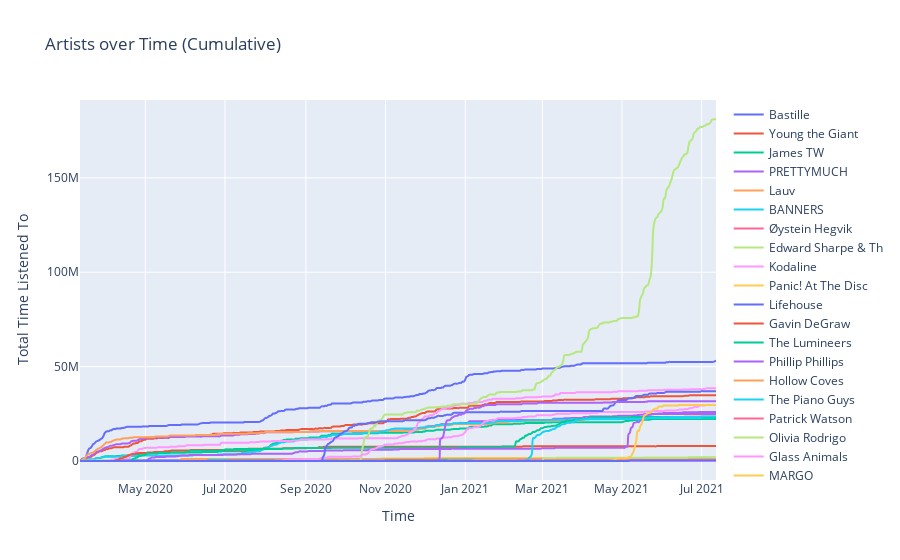
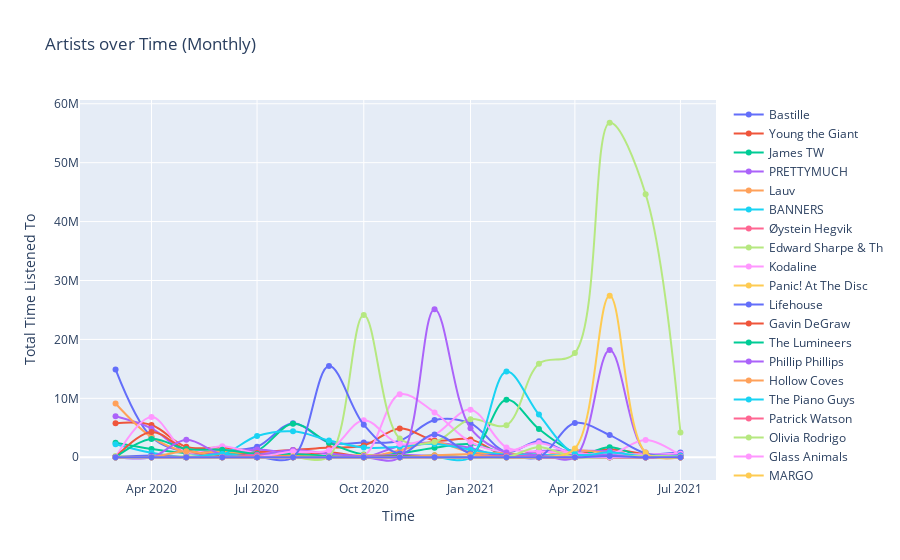
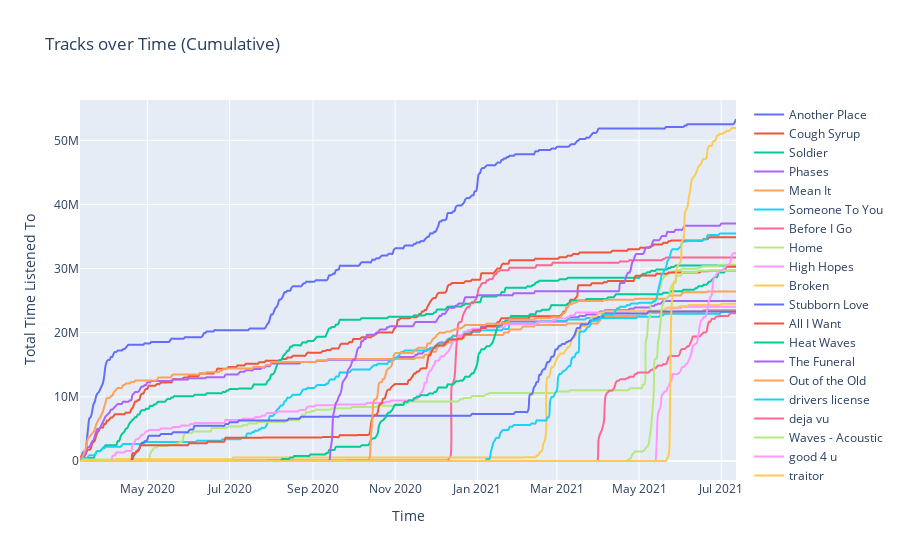
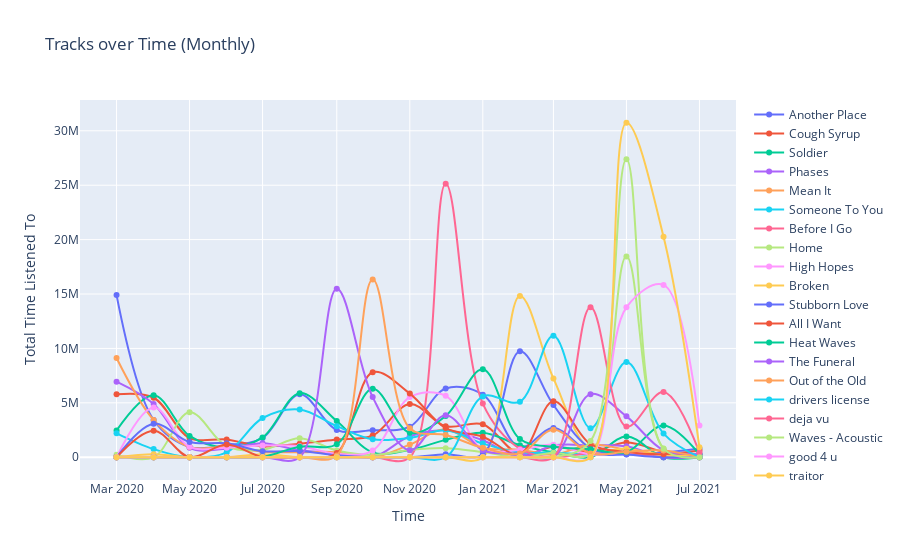

Notebook code for these charts, in order:
### Code cell
artists_cum, artists_mon = get_data(artist_tracker)
tracks_cum, tracks_mon = get_data(track_tracker)

plot_tracker(artists_cum, 'Artists over Time (Cumulative)')
plot_tracker(artists_mon, 'Artists over Time (Monthly)')
plot_tracker(tracks_cum, 'Tracks over Time (Cumulative)')
plot_tracker(tracks_mon, 'Tracks over Time (Monthly)')

### Figure 1 — Plotly figure (JSON) as saved in the notebook; plotly's stock layout.template omitted (floating-point values rounded to 4 significant figures; data arrays with more than 128 entries replaced by an {"elided": "..."} marker saying what was removed)
{"data": [{"line": {"shape": "spline"}, "name": "Bastille", "type": "scatter", "x": {"elided": "488 str values"}, "y": {"elided": "488 int values"}}, {"line": {"shape": "spline"}, "name": "Young the Giant", "type": "scatter", "x": {"elided": "488 str values"}, "y": {"elided": "488 int values"}}, {"line": {"shape": "spline"}, "name": "James TW", "type": "scatter", "x": {"elided": "488 str values"}, "y": {"elided": "488 int values"}}, {"line": {"shape": "spline"}, "name": "PRETTYMUCH", "type": "scatter", "x": {"elided": "488 str values"}, "y": {"elided": "488 int values"}}, {"line": {"shape": "spline"}, "name": "Lauv", "type": "scatter", "x": {"elided": "488 str values"}, "y": {"elided": "488 int values"}}, {"line": {"shape": "spline"}, "name": "BANNERS", "type": "scatter", "x": {"elided": "488 str values"}, "y": {"elided": "488 int values"}}, {"line": {"shape": "spline"}, "name": "Øystein Hegvik", "type": "scatter", "x": {"elided": "488 str values"}, "y": {"elided": "488 int values"}}, {"line": {"shape": "spline"}, "name": "Edward Sharpe & Th", "type": "scatter", "x": {"elided": "488 str values"}, "y": {"elided": "488 int values"}}, {"line": {"shape": "spline"}, "name": "Kodaline", "type": "scatter", "x": {"elided": "488 str values"}, "y": {"elided": "488 int values"}}, {"line": {"shape": "spline"}, "name": "Panic! At The Disc", "type": "scatter", "x": {"elided": "488 str values"}, "y": {"elided": "488 int values"}}, {"line": {"shape": "spline"}, "name": "Lifehouse", "type": "scatter", "x": {"elided": "488 str values"}, "y": {"elided": "488 int values"}}, {"line": {"shape": "spline"}, "name": "Gavin DeGraw", "type": "scatter", "x": {"elided": "488 str values"}, "y": {"elided": "488 int values"}}, {"line": {"shape": "spline"}, "name": "The Lumineers", "type": "scatter", "x": {"elided": "488 str values"}, "y": {"elided": "488 int values"}}, {"line": {"shape": "spline"}, "name": "Phillip Phillips", "type": "scatter", "x": {"elided": "488 str values"}, "y": {"elided": "488 int values"}}, {"line": {"shape": "spline"}, "name": "Hollow Coves", "type": "scatter", "x": {"elided": "488 str values"}, "y": {"elided": "488 int values"}}, {"line": {"shape": "spline"}, "name": "The Piano Guys", "type": "scatter", "x": {"elided": "488 str values"}, "y": {"elided": "488 int values"}}, {"line": {"shape": "spline"}, "name": "Patrick Watson", "type": "scatter", "x": {"elided": "488 str values"}, "y": {"elided": "488 int values"}}, {"line": {"shape": "spline"}, "name": "Olivia Rodrigo", "type": "scatter", "x": {"elided": "488 str values"}, "y": {"elided": "488 int values"}}, {"line": {"shape": "spline"}, "name": "Glass Animals", "type": "scatter", "x": {"elided": "488 str values"}, "y": {"elided": "488 int values"}}, {"line": {"shape": "spline"}, "name": "MARGO", "type": "scatter", "x": {"elided": "488 str values"}, "y": {"elided": "488 int values"}}, {"line": {"shape": "spline"}, "name": "Band of Horses", "type": "scatter", "x": {"elided": "488 str values"}, "y": {"elided": "488 int values"}}, {"line": {"shape": "spline"}, "name": "Secret Nation", "type": "scatter", "x": {"elided": "488 str values"}, "y": {"elided": "488 int values"}}, {"line": {"shape": "spline"}, "name": "WALK THE MOON", "type": "scatter", "x": {"elided": "488 str values"}, "y": {"elided": "488 int values"}}, {"line": {"shape": "spline"}, "name": "American Authors", "type": "scatter", "x": {"elided": "488 str values"}, "y": {"elided": "488 int values"}}, {"line": {"shape": "spline"}, "name": "Dustin O'Halloran", "type": "scatter", "x": {"elided": "488 str values"}, "y": {"elided": "488 int values"}}, {"line": {"shape": "spline"}, "name": "Jonah Kagen", "type": "scatter", "x": {"elided": "488 str values"}, "y": {"elided": "488 int values"}}, {"line": {"shape": "spline"}, "name": "Valley", "type": "scatter", "x": {"elided": "488 str values"}, "y": {"elided": "488 int values"}}, {"line": {"shape": "spline"}, "name": "Our Last Night", "type": "scatter", "x": {"elided": "488 str values"}, "y": {"elided": "488 int values"}}, {"line": {"shape": "spline"}, "name": "Us The Duo", "type": "scatter", "x": {"elided": "488 str values"}, "y": {"elided": "488 int values"}}, {"line": {"shape": "spline"}, "name": "Dean Lewis", "type": "scatter", "x": {"elided": "488 str values"}, "y": {"elided": "488 int values"}}, {"line": {"shape": "spline"}, "name": "Bruno Major", "type": "scatter", "x": {"elided": "488 str values"}, "y": {"elided": "488 int values"}}], "layout": {"font": {"size": 12}, "title": {"text": "Artists over Time (Cumulative)"}, "xaxis": {"title": {"text": "Time"}}, "yaxis": {"title": {"text": "Total Time Listened To"}}}}

### Figure 2 — Plotly figure (JSON) as saved in the notebook; plotly's stock layout.template omitted (floating-point values rounded to 4 significant figures)
{"data": [{"line": {"shape": "spline"}, "name": "Bastille", "type": "scatter", "x": ["2020-03", "2020-04", "2020-05", "2020-06", "2020-07", "2020-08", "2020-09", "2020-10", "2020-11", "2020-12", "2021-01", "2021-02", "2021-03", "2021-04", "2021-05", "2021-06", "2021-07"], "y": [14903466, 3433305, 953867, 1109817, 1775893, 5782872, 2493234, 2484762, 2806820, 6313999, 5748793, 898156, 2699262, 417228, 259097, 428780, 810709]}, {"line": {"shape": "spline"}, "name": "Young the Giant", "type": "scatter", "x": ["2020-03", "2020-04", "2020-05", "2020-06", "2020-07", "2020-08", "2020-09", "2020-10", "2020-11", "2020-12", "2021-01", "2021-02", "2021-03", "2021-04", "2021-05", "2021-06", "2021-07"], "y": [5780401, 5467186, 1762291, 1638725, 998079, 1247600, 1635823, 1996160, 4898748, 2842640, 3030786, 249520, 964748, 499040, 1353999, 500778, 0]}, {"line": {"shape": "spline"}, "name": "James TW", "type": "scatter", "x": ["2020-03", "2020-04", "2020-05", "2020-06", "2020-07", "2020-08", "2020-09", "2020-10", "2020-11", "2020-12", "2021-01", "2021-02", "2021-03", "2021-04", "2021-05", "2021-06", "2021-07"], "y": [2454730, 1399779, 693125, 677200, 1108563, 5677109, 2478619, 447874, 674141, 1599266, 2247734, 674160, 449440, 0, 1698030, 0, 0]}, {"line": {"shape": "spline"}, "name": "PRETTYMUCH", "type": "scatter", "x": ["2020-03", "2020-04", "2020-05", "2020-06", "2020-07", "2020-08", "2020-09", "2020-10", "2020-11", "2020-12", "2021-01", "2021-02", "2021-03", "2021-04", "2021-05", "2021-06", "2021-07"], "y": [6943310, 4890729, 864856, 787525, 1294554, 647277, 347653, 0, 1924424, 2481591, 1560654, 16827, 1080106, 1103206, 1008733, 0, 0]}, {"line": {"shape": "spline"}, "name": "Lauv", "type": "scatter", "x": ["2020-03", "2020-04", "2020-05", "2020-06", "2020-07", "2020-08", "2020-09", "2020-10", "2020-11", "2020-12", "2021-01", "2021-02", "2021-03", "2021-04", "2021-05", "2021-06", "2021-07"], "y": [9123797, 3429979, 931412, 954055, 511165, 468318, 466565, 153, 1164265, 2576373, 867182, 698559, 241503, 1164265, 699582, 232853, 0]}, {"line": {"shape": "spline"}, "name": "BANNERS", "type": "scatter", "x": ["2020-03", "2020-04", "2020-05", "2020-06", "2020-07", "2020-08", "2020-09", "2020-10", "2020-11", "2020-12", "2021-01", "2021-02", "2021-03", "2021-04", "2021-05", "2021-06", "2021-07"], "y": [2202329, 749797, 3505, 439613, 3607325, 4395476, 2858505, 1644257, 1778043, 2264859, 1256128, 439601, 439601, 219801, 439600, 0, 268919]}, {"line": {"shape": "spline"}, "name": "Øystein Hegvik", "type": "scatter", "x": ["2020-03", "2020-04", "2020-05", "2020-06", "2020-07", "2020-08", "2020-09", "2020-10", "2020-11", "2020-12", "2021-01", "2021-02", "2021-03", "2021-04", "2021-05", "2021-06", "2021-07"], "y": [71403, 0, 0, 0, 0, 0, 0, 0, 0, 0, 0, 0, 0, 0, 0, 0, 0]}, {"line": {"shape": "spline"}, "name": "Edward Sharpe & Th", "type": "scatter", "x": ["2020-03", "2020-04", "2020-05", "2020-06", "2020-07", "2020-08", "2020-09", "2020-10", "2020-11", "2020-12", "2021-01", "2021-02", "2021-03", "2021-04", "2021-05", "2021-06", "2021-07"], "y": [220522, 0, 154453, 0, 270457, 303200, 4980, 0, 0, 305916, 1280, 0, 0, 303200, 14978, 0, 0]}, {"line": {"shape": "spline"}, "name": "Kodaline", "type": "scatter", "x": ["2020-03", "2020-04", "2020-05", "2020-06", "2020-07", "2020-08", "2020-09", "2020-10", "2020-11", "2020-12", "2021-01", "2021-02", "2021-03", "2021-04", "2021-05", "2021-06", "2021-07"], "y": [0, 6820993, 965964, 1865897, 690798, 1019307, 505805, 237263, 10684992, 7603239, 2576694, 996544, 2400156, 562753, 536012, 502864, 611492]}, {"line": {"shape": "spline"}, "name": "Panic! At The Disc", "type": "scatter", "x": ["2020-03", "2020-04", "2020-05", "2020-06", "2020-07", "2020-08", "2020-09", "2020-10", "2020-11", "2020-12", "2021-01", "2021-02", "2021-03", "2021-04", "2021-05", "2021-06", "2021-07"], "y": [0, 190946, 0, 190946, 381892, 0, 190946, 389337, 0, 190946, 0, 0, 0, 0, 190946, 0, 0]}, {"line": {"shape": "spline"}, "name": "Lifehouse", "type": "scatter", "x": ["2020-03", "2020-04", "2020-05", "2020-06", "2020-07", "2020-08", "2020-09", "2020-10", "2020-11", "2020-12", "2021-01", "2021-02", "2021-03", "2021-04", "2021-05", "2021-06", "2021-07"], "y": [0, 286480, 0, 0, 0, 0, 0, 0, 0, 0, 0, 286480, 0, 113413, 0, 0, 0]}, {"line": {"shape": "spline"}, "name": "Gavin DeGraw", "type": "scatter", "x": ["2020-03", "2020-04", "2020-05", "2020-06", "2020-07", "2020-08", "2020-09", "2020-10", "2020-11", "2020-12", "2021-01", "2021-02", "2021-03", "2021-04", "2021-05", "2021-06", "2021-07"], "y": [0, 4292352, 1268316, 211386, 711346, 211386, 845544, 0, 0, 0, 0, 211386, 0, 0, 211386, 0, 0]}, {"line": {"shape": "spline"}, "name": "The Lumineers", "type": "scatter", "x": ["2020-03", "2020-04", "2020-05", "2020-06", "2020-07", "2020-08", "2020-09", "2020-10", "2020-11", "2020-12", "2021-01", "2021-02", "2021-03", "2021-04", "2021-05", "2021-06", "2021-07"], "y": [0, 3082802, 1396010, 1277277, 558000, 571444, 182500, 0, 0, 279000, 279000, 9743868, 4804875, 837704, 279000, 0, 0]}, {"line": {"shape": "spline"}, "name": "Phillip Phillips", "type": "scatter", "x": ["2020-03", "2020-04", "2020-05", "2020-06", "2020-07", "2020-08", "2020-09", "2020-10", "2020-11", "2020-12", "2021-01", "2021-02", "2021-03", "2021-04", "2021-05", "2021-06", "2021-07"], "y": [0, 0, 2973341, 454875, 420346, 1243121, 619526, 210173, 421351, 210173, 0, 0, 420346, 0, 18223413, 801439, 0]}, {"line": {"shape": "spline"}, "name": "Hollow Coves", "type": "scatter", "x": ["2020-03", "2020-04", "2020-05", "2020-06", "2020-07", "2020-08", "2020-09", "2020-10", "2020-11", "2020-12", "2021-01", "2021-02", "2021-03", "2021-04", "2021-05", "2021-06", "2021-07"], "y": [0, 0, 1012200, 0, 0, 0, 0, 0, 0, 0, 0, 0, 0, 0, 0, 0, 0]}, {"line": {"shape": "spline"}, "name": "The Piano Guys", "type": "scatter", "x": ["2020-03", "2020-04", "2020-05", "2020-06", "2020-07", "2020-08", "2020-09", "2020-10", "2020-11", "2020-12", "2021-01", "2021-02", "2021-03", "2021-04", "2021-05", "2021-06", "2021-07"], "y": [0, 0, 0, 555120, 0, 0, 0, 0, 0, 206600, 0, 0, 0, 0, 0, 0, 0]}, {"line": {"shape": "spline"}, "name": "Patrick Watson", "type": "scatter", "x": ["2020-03", "2020-04", "2020-05", "2020-06", "2020-07", "2020-08", "2020-09", "2020-10", "2020-11", "2020-12", "2021-01", "2021-02", "2021-03", "2021-04", "2021-05", "2021-06", "2021-07"], "y": [0, 0, 0, 0, 277185, 0, 0, 0, 0, 0, 0, 0, 0, 0, 0, 0, 0]}, {"line": {"shape": "spline"}, "name": "Olivia Rodrigo", "type": "scatter", "x": ["2020-03", "2020-04", "2020-05", "2020-06", "2020-07", "2020-08", "2020-09", "2020-10", "2020-11", "2020-12", "2021-01", "2021-02", "2021-03", "2021-04", "2021-05", "2021-06", "2021-07"], "y": [0, 0, 0, 0, 16073, 0, 168688, 24137524, 3198811, 2579453, 6461203, 5440451, 15884588, 17684170, 56777640, 44648741, 4203606]}, {"line": {"shape": "spline"}, "name": "Glass Animals", "type": "scatter", "x": ["2020-03", "2020-04", "2020-05", "2020-06", "2020-07", "2020-08", "2020-09", "2020-10", "2020-11", "2020-12", "2021-01", "2021-02", "2021-03", "2021-04", "2021-05", "2021-06", "2021-07"], "y": [0, 0, 0, 0, 48629, 968120, 1194025, 6293489, 2243637, 3797667, 8079761, 1672893, 963526, 730514, 477610, 2921444, 276436]}, {"line": {"shape": "spline"}, "name": "MARGO", "type": "scatter", "x": ["2020-03", "2020-04", "2020-05", "2020-06", "2020-07", "2020-08", "2020-09", "2020-10", "2020-11", "2020-12", "2021-01", "2021-02", "2021-03", "2021-04", "2021-05", "2021-06", "2021-07"], "y": [0, 0, 0, 0, 0, 189264, 0, 0, 0, 0, 0, 0, 0, 0, 0, 0, 0]}, {"line": {"shape": "spline"}, "name": "Band of Horses", "type": "scatter", "x": ["2020-03", "2020-04", "2020-05", "2020-06", "2020-07", "2020-08", "2020-09", "2020-10", "2020-11", "2020-12", "2021-01", "2021-02", "2021-03", "2021-04", "2021-05", "2021-06", "2021-07"], "y": [0, 0, 0, 0, 0, 0, 15481025, 5527436, 644346, 3866076, 635175, 322173, 0, 5800703, 3759069, 652971, 322172]}, {"line": {"shape": "spline"}, "name": "Secret Nation", "type": "scatter", "x": ["2020-03", "2020-04", "2020-05", "2020-06", "2020-07", "2020-08", "2020-09", "2020-10", "2020-11", "2020-12", "2021-01", "2021-02", "2021-03", "2021-04", "2021-05", "2021-06", "2021-07"], "y": [0, 0, 0, 0, 0, 0, 0, 0, 240722, 0, 0, 0, 0, 0, 0, 0, 0]}, {"line": {"shape": "spline"}, "name": "WALK THE MOON", "type": "scatter", "x": ["2020-03", "2020-04", "2020-05", "2020-06", "2020-07", "2020-08", "2020-09", "2020-10", "2020-11", "2020-12", "2021-01", "2021-02", "2021-03", "2021-04", "2021-05", "2021-06", "2021-07"], "y": [0, 0, 0, 0, 0, 0, 0, 0, 167021, 0, 0, 0, 0, 0, 0, 0, 0]}, {"line": {"shape": "spline"}, "name": "American Authors", "type": "scatter", "x": ["2020-03", "2020-04", "2020-05", "2020-06", "2020-07", "2020-08", "2020-09", "2020-10", "2020-11", "2020-12", "2021-01", "2021-02", "2021-03", "2021-04", "2021-05", "2021-06", "2021-07"], "y": [0, 0, 0, 0, 0, 0, 0, 0, 0, 25133740, 4931123, 786080, 0, 393040, 395593, 0, 0]}, {"line": {"shape": "spline"}, "name": "Dustin O'Halloran", "type": "scatter", "x": ["2020-03", "2020-04", "2020-05", "2020-06", "2020-07", "2020-08", "2020-09", "2020-10", "2020-11", "2020-12", "2021-01", "2021-02", "2021-03", "2021-04", "2021-05", "2021-06", "2021-07"], "y": [0, 0, 0, 0, 0, 0, 0, 0, 0, 321623, 482436, 0, 0, 0, 0, 0, 0]}, {"line": {"shape": "spline"}, "name": "Jonah Kagen", "type": "scatter", "x": ["2020-03", "2020-04", "2020-05", "2020-06", "2020-07", "2020-08", "2020-09", "2020-10", "2020-11", "2020-12", "2021-01", "2021-02", "2021-03", "2021-04", "2021-05", "2021-06", "2021-07"], "y": [0, 0, 0, 0, 0, 0, 0, 0, 0, 0, 0, 14539635, 7241359, 586203, 791993, 181027, 195400]}, {"line": {"shape": "spline"}, "name": "Valley", "type": "scatter", "x": ["2020-03", "2020-04", "2020-05", "2020-06", "2020-07", "2020-08", "2020-09", "2020-10", "2020-11", "2020-12", "2021-01", "2021-02", "2021-03", "2021-04", "2021-05", "2021-06", "2021-07"], "y": [0, 0, 0, 0, 0, 0, 0, 0, 0, 0, 0, 226000, 0, 0, 0, 0, 0]}, {"line": {"shape": "spline"}, "name": "Our Last Night", "type": "scatter", "x": ["2020-03", "2020-04", "2020-05", "2020-06", "2020-07", "2020-08", "2020-09", "2020-10", "2020-11", "2020-12", "2021-01", "2021-02", "2021-03", "2021-04", "2021-05", "2021-06", "2021-07"], "y": [0, 0, 0, 0, 0, 0, 0, 0, 0, 0, 0, 0, 1713677, 0, 0, 236457, 76021]}, {"line": {"shape": "spline"}, "name": "Us The Duo", "type": "scatter", "x": ["2020-03", "2020-04", "2020-05", "2020-06", "2020-07", "2020-08", "2020-09", "2020-10", "2020-11", "2020-12", "2021-01", "2021-02", "2021-03", "2021-04", "2021-05", "2021-06", "2021-07"], "y": [0, 0, 0, 0, 0, 0, 0, 0, 0, 0, 0, 0, 2368, 0, 0, 0, 0]}, {"line": {"shape": "spline"}, "name": "Dean Lewis", "type": "scatter", "x": ["2020-03", "2020-04", "2020-05", "2020-06", "2020-07", "2020-08", "2020-09", "2020-10", "2020-11", "2020-12", "2021-01", "2021-02", "2021-03", "2021-04", "2021-05", "2021-06", "2021-07"], "y": [0, 0, 0, 0, 0, 0, 0, 0, 0, 0, 0, 0, 0, 1489056, 27396594, 786127, 0]}, {"line": {"shape": "spline"}, "name": "Bruno Major", "type": "scatter", "x": ["2020-03", "2020-04", "2020-05", "2020-06", "2020-07", "2020-08", "2020-09", "2020-10", "2020-11", "2020-12", "2021-01", "2021-02", "2021-03", "2021-04", "2021-05", "2021-06", "2021-07"], "y": [0, 0, 0, 0, 0, 0, 0, 0, 0, 0, 0, 0, 0, 0, 200620, 0, 0]}], "layout": {"font": {"size": 12}, "title": {"text": "Artists over Time (Monthly)"}, "xaxis": {"title": {"text": "Time"}}, "yaxis": {"title": {"text": "Total Time Listened To"}}}}

### Figure 3 — Plotly figure (JSON) as saved in the notebook; plotly's stock layout.template omitted (floating-point values rounded to 4 significant figures; data arrays with more than 128 entries replaced by an {"elided": "..."} marker saying what was removed)
{"data": [{"line": {"shape": "spline"}, "name": "Another Place", "type": "scatter", "x": {"elided": "488 str values"}, "y": {"elided": "488 int values"}}, {"line": {"shape": "spline"}, "name": "Cough Syrup", "type": "scatter", "x": {"elided": "488 str values"}, "y": {"elided": "488 int values"}}, {"line": {"shape": "spline"}, "name": "Soldier", "type": "scatter", "x": {"elided": "488 str values"}, "y": {"elided": "488 int values"}}, {"line": {"shape": "spline"}, "name": "Phases", "type": "scatter", "x": {"elided": "488 str values"}, "y": {"elided": "488 int values"}}, {"line": {"shape": "spline"}, "name": "Mean It", "type": "scatter", "x": {"elided": "488 str values"}, "y": {"elided": "488 int values"}}, {"line": {"shape": "spline"}, "name": "Someone To You", "type": "scatter", "x": {"elided": "488 str values"}, "y": {"elided": "488 int values"}}, {"line": {"shape": "spline"}, "name": "Before I Go", "type": "scatter", "x": {"elided": "488 str values"}, "y": {"elided": "488 int values"}}, {"line": {"shape": "spline"}, "name": "Home", "type": "scatter", "x": {"elided": "488 str values"}, "y": {"elided": "488 int values"}}, {"line": {"shape": "spline"}, "name": "High Hopes", "type": "scatter", "x": {"elided": "488 str values"}, "y": {"elided": "488 int values"}}, {"line": {"shape": "spline"}, "name": "Broken", "type": "scatter", "x": {"elided": "488 str values"}, "y": {"elided": "488 int values"}}, {"line": {"shape": "spline"}, "name": "Stubborn Love", "type": "scatter", "x": {"elided": "488 str values"}, "y": {"elided": "488 int values"}}, {"line": {"shape": "spline"}, "name": "All I Want", "type": "scatter", "x": {"elided": "488 str values"}, "y": {"elided": "488 int values"}}, {"line": {"shape": "spline"}, "name": "Heat Waves", "type": "scatter", "x": {"elided": "488 str values"}, "y": {"elided": "488 int values"}}, {"line": {"shape": "spline"}, "name": "The Funeral", "type": "scatter", "x": {"elided": "488 str values"}, "y": {"elided": "488 int values"}}, {"line": {"shape": "spline"}, "name": "Out of the Old", "type": "scatter", "x": {"elided": "488 str values"}, "y": {"elided": "488 int values"}}, {"line": {"shape": "spline"}, "name": "drivers license", "type": "scatter", "x": {"elided": "488 str values"}, "y": {"elided": "488 int values"}}, {"line": {"shape": "spline"}, "name": "deja vu", "type": "scatter", "x": {"elided": "488 str values"}, "y": {"elided": "488 int values"}}, {"line": {"shape": "spline"}, "name": "Waves - Acoustic", "type": "scatter", "x": {"elided": "488 str values"}, "y": {"elided": "488 int values"}}, {"line": {"shape": "spline"}, "name": "good 4 u", "type": "scatter", "x": {"elided": "488 str values"}, "y": {"elided": "488 int values"}}, {"line": {"shape": "spline"}, "name": "traitor", "type": "scatter", "x": {"elided": "488 str values"}, "y": {"elided": "488 int values"}}], "layout": {"font": {"size": 12}, "title": {"text": "Tracks over Time (Cumulative)"}, "xaxis": {"title": {"text": "Time"}}, "yaxis": {"title": {"text": "Total Time Listened To"}}}}

### Figure 4 — Plotly figure (JSON) as saved in the notebook; plotly's stock layout.template omitted (floating-point values rounded to 4 significant figures)
{"data": [{"line": {"shape": "spline"}, "name": "Another Place", "type": "scatter", "x": ["2020-03", "2020-04", "2020-05", "2020-06", "2020-07", "2020-08", "2020-09", "2020-10", "2020-11", "2020-12", "2021-01", "2021-02", "2021-03", "2021-04", "2021-05", "2021-06", "2021-07"], "y": [14903466, 3433305, 953867, 1109817, 1775893, 5782872, 2493234, 2484762, 2806820, 6313999, 5748793, 898156, 2699262, 417228, 259097, 428780, 810709]}, {"line": {"shape": "spline"}, "name": "Cough Syrup", "type": "scatter", "x": ["2020-03", "2020-04", "2020-05", "2020-06", "2020-07", "2020-08", "2020-09", "2020-10", "2020-11", "2020-12", "2021-01", "2021-02", "2021-03", "2021-04", "2021-05", "2021-06", "2021-07"], "y": [5780401, 5467186, 1762291, 1638725, 998079, 1247600, 1635823, 1996160, 4898748, 2842640, 3030786, 249520, 964748, 499040, 1353999, 500778, 0]}, {"line": {"shape": "spline"}, "name": "Soldier", "type": "scatter", "x": ["2020-03", "2020-04", "2020-05", "2020-06", "2020-07", "2020-08", "2020-09", "2020-10", "2020-11", "2020-12", "2021-01", "2021-02", "2021-03", "2021-04", "2021-05", "2021-06", "2021-07"], "y": [2454730, 5692131, 1961441, 888586, 1819909, 5888495, 3324163, 447874, 674141, 1599266, 2247734, 1111546, 449440, 0, 1909416, 0, 0]}, {"line": {"shape": "spline"}, "name": "Phases", "type": "scatter", "x": ["2020-03", "2020-04", "2020-05", "2020-06", "2020-07", "2020-08", "2020-09", "2020-10", "2020-11", "2020-12", "2021-01", "2021-02", "2021-03", "2021-04", "2021-05", "2021-06", "2021-07"], "y": [6943310, 4890729, 864856, 787525, 1294554, 647277, 347653, 0, 1924424, 2481591, 1560654, 16827, 1080106, 1103206, 1008733, 0, 0]}, {"line": {"shape": "spline"}, "name": "Mean It", "type": "scatter", "x": ["2020-03", "2020-04", "2020-05", "2020-06", "2020-07", "2020-08", "2020-09", "2020-10", "2020-11", "2020-12", "2021-01", "2021-02", "2021-03", "2021-04", "2021-05", "2021-06", "2021-07"], "y": [9123797, 3429979, 931412, 954055, 511165, 468318, 466565, 153, 1164265, 2576373, 867182, 698559, 241503, 1164265, 699582, 232853, 0]}, {"line": {"shape": "spline"}, "name": "Someone To You", "type": "scatter", "x": ["2020-03", "2020-04", "2020-05", "2020-06", "2020-07", "2020-08", "2020-09", "2020-10", "2020-11", "2020-12", "2021-01", "2021-02", "2021-03", "2021-04", "2021-05", "2021-06", "2021-07"], "y": [2202329, 749797, 3505, 439613, 3607325, 4395476, 2858505, 1644257, 1778043, 2471459, 1256128, 439601, 439601, 219801, 439600, 0, 268919]}, {"line": {"shape": "spline"}, "name": "Before I Go", "type": "scatter", "x": ["2020-03", "2020-04", "2020-05", "2020-06", "2020-07", "2020-08", "2020-09", "2020-10", "2020-11", "2020-12", "2021-01", "2021-02", "2021-03", "2021-04", "2021-05", "2021-06", "2021-07"], "y": [71403, 0, 0, 0, 0, 0, 0, 0, 0, 25133740, 4931123, 786080, 0, 393040, 395593, 0, 0]}, {"line": {"shape": "spline"}, "name": "Home", "type": "scatter", "x": ["2020-03", "2020-04", "2020-05", "2020-06", "2020-07", "2020-08", "2020-09", "2020-10", "2020-11", "2020-12", "2021-01", "2021-02", "2021-03", "2021-04", "2021-05", "2021-06", "2021-07"], "y": [220522, 0, 4139994, 1009995, 690803, 1735585, 624506, 210173, 662073, 837712, 483716, 0, 420346, 303200, 18439011, 801439, 0]}, {"line": {"shape": "spline"}, "name": "High Hopes", "type": "scatter", "x": ["2020-03", "2020-04", "2020-05", "2020-06", "2020-07", "2020-08", "2020-09", "2020-10", "2020-11", "2020-12", "2021-01", "2021-02", "2021-03", "2021-04", "2021-05", "2021-06", "2021-07"], "y": [0, 4565971, 955391, 881744, 1072690, 1019307, 315895, 618259, 5533817, 5647618, 690798, 690798, 1160076, 257007, 421212, 230266, 0]}, {"line": {"shape": "spline"}, "name": "Broken", "type": "scatter", "x": ["2020-03", "2020-04", "2020-05", "2020-06", "2020-07", "2020-08", "2020-09", "2020-10", "2020-11", "2020-12", "2021-01", "2021-02", "2021-03", "2021-04", "2021-05", "2021-06", "2021-07"], "y": [0, 286480, 0, 0, 277185, 0, 0, 0, 0, 0, 0, 14826115, 7241359, 699616, 791993, 181027, 195400]}, {"line": {"shape": "spline"}, "name": "Stubborn Love", "type": "scatter", "x": ["2020-03", "2020-04", "2020-05", "2020-06", "2020-07", "2020-08", "2020-09", "2020-10", "2020-11", "2020-12", "2021-01", "2021-02", "2021-03", "2021-04", "2021-05", "2021-06", "2021-07"], "y": [0, 3082802, 1396010, 1277277, 558000, 571444, 182500, 0, 0, 279000, 279000, 9743868, 4804875, 837704, 279000, 0, 0]}, {"line": {"shape": "spline"}, "name": "All I Want", "type": "scatter", "x": ["2020-03", "2020-04", "2020-05", "2020-06", "2020-07", "2020-08", "2020-09", "2020-10", "2020-11", "2020-12", "2021-01", "2021-02", "2021-03", "2021-04", "2021-05", "2021-06", "2021-07"], "y": [0, 2445968, 10573, 1175099, 16073, 0, 380856, 7814410, 5851157, 2680502, 1885896, 305746, 5135059, 1193476, 492031, 272598, 611492]}, {"line": {"shape": "spline"}, "name": "Heat Waves", "type": "scatter", "x": ["2020-03", "2020-04", "2020-05", "2020-06", "2020-07", "2020-08", "2020-09", "2020-10", "2020-11", "2020-12", "2021-01", "2021-02", "2021-03", "2021-04", "2021-05", "2021-06", "2021-07"], "y": [0, 0, 0, 0, 48629, 968120, 1194025, 6293489, 2243637, 3797667, 8079761, 1672893, 963526, 730514, 477610, 2921444, 276436]}, {"line": {"shape": "spline"}, "name": "The Funeral", "type": "scatter", "x": ["2020-03", "2020-04", "2020-05", "2020-06", "2020-07", "2020-08", "2020-09", "2020-10", "2020-11", "2020-12", "2021-01", "2021-02", "2021-03", "2021-04", "2021-05", "2021-06", "2021-07"], "y": [0, 0, 0, 0, 0, 0, 15481025, 5527436, 644346, 3866076, 635175, 322173, 0, 5800703, 3759069, 652971, 322172]}, {"line": {"shape": "spline"}, "name": "Out of the Old", "type": "scatter", "x": ["2020-03", "2020-04", "2020-05", "2020-06", "2020-07", "2020-08", "2020-09", "2020-10", "2020-11", "2020-12", "2021-01", "2021-02", "2021-03", "2021-04", "2021-05", "2021-06", "2021-07"], "y": [0, 0, 0, 0, 0, 0, 168688, 16331455, 2665850, 2045518, 867481, 337376, 2532170, 343327, 506064, 619360, 0]}, {"line": {"shape": "spline"}, "name": "drivers license", "type": "scatter", "x": ["2020-03", "2020-04", "2020-05", "2020-06", "2020-07", "2020-08", "2020-09", "2020-10", "2020-11", "2020-12", "2021-01", "2021-02", "2021-03", "2021-04", "2021-05", "2021-06", "2021-07"], "y": [0, 0, 0, 0, 0, 0, 0, 0, 0, 0, 5593722, 5103075, 11173484, 2671595, 8744463, 2174222, 6228]}, {"line": {"shape": "spline"}, "name": "deja vu", "type": "scatter", "x": ["2020-03", "2020-04", "2020-05", "2020-06", "2020-07", "2020-08", "2020-09", "2020-10", "2020-11", "2020-12", "2021-01", "2021-02", "2021-03", "2021-04", "2021-05", "2021-06", "2021-07"], "y": [0, 0, 0, 0, 0, 0, 0, 0, 0, 0, 0, 0, 0, 13781518, 2819812, 5993471, 431012]}, {"line": {"shape": "spline"}, "name": "Waves - Acoustic", "type": "scatter", "x": ["2020-03", "2020-04", "2020-05", "2020-06", "2020-07", "2020-08", "2020-09", "2020-10", "2020-11", "2020-12", "2021-01", "2021-02", "2021-03", "2021-04", "2021-05", "2021-06", "2021-07"], "y": [0, 0, 0, 0, 0, 0, 0, 0, 0, 0, 0, 0, 0, 1489056, 27396594, 786127, 0]}, {"line": {"shape": "spline"}, "name": "good 4 u", "type": "scatter", "x": ["2020-03", "2020-04", "2020-05", "2020-06", "2020-07", "2020-08", "2020-09", "2020-10", "2020-11", "2020-12", "2021-01", "2021-02", "2021-03", "2021-04", "2021-05", "2021-06", "2021-07"], "y": [0, 0, 0, 0, 0, 0, 0, 0, 0, 0, 0, 0, 0, 0, 13781189, 15837639, 2925483]}, {"line": {"shape": "spline"}, "name": "traitor", "type": "scatter", "x": ["2020-03", "2020-04", "2020-05", "2020-06", "2020-07", "2020-08", "2020-09", "2020-10", "2020-11", "2020-12", "2021-01", "2021-02", "2021-03", "2021-04", "2021-05", "2021-06", "2021-07"], "y": [0, 0, 0, 0, 0, 0, 0, 0, 0, 0, 0, 0, 0, 0, 30739827, 20260506, 916904]}], "layout": {"font": {"size": 12}, "title": {"text": "Tracks over Time (Monthly)"}, "xaxis": {"title": {"text": "Time"}}, "yaxis": {"title": {"text": "Total Time Listened To"}}}}
